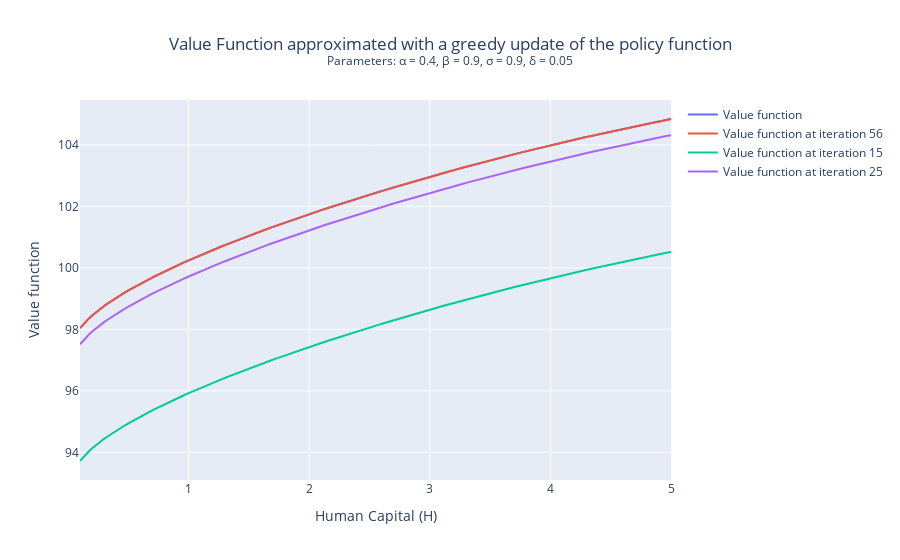

Here is the notebook cell this chart was saved with:
### Code cell
plot_graph(
    variable1=(H_values, V, "Value function"),
    variable2=(H_values, V_improve, f"Value function at iteration {len(V_history)}"),
    variable3=(H_values, V_history[14], "Value function at iteration 15"),
    variable4=(H_values, V_history[24], "Value function at iteration 25"),
    xaxis_title="Human Capital (H)",
    yaxis_title="Value function",
    title="Value Function approximated with a greedy update of the policy function<br><sup>Parameters: α = 0.4, β = 0.9, σ = 0.9, δ = 0.05</sup>",
    showlegend=True
)

### Figure 1 — Plotly figure (JSON) as saved in the notebook; plotly's stock layout.template omitted (floating-point values rounded to 4 significant figures; data arrays with more than 128 entries replaced by an {"elided": "..."} marker saying what was removed)
{"data": [{"mode": "lines", "name": "Value function", "type": "scatter", "x": {"elided": "200 float values"}, "y": {"elided": "200 float values"}}, {"mode": "lines", "name": "Value function at iteration 56", "type": "scatter", "x": {"elided": "200 float values"}, "y": {"elided": "200 float values"}}, {"mode": "lines", "name": "Value function at iteration 15", "type": "scatter", "x": {"elided": "200 float values"}, "y": {"elided": "200 float values"}}, {"mode": "lines", "name": "Value function at iteration 25", "type": "scatter", "x": {"elided": "200 float values"}, "y": {"elided": "200 float values"}}], "layout": {"showlegend": true, "title": {"text": "Value Function approximated with a greedy update of the policy function<br><sup>Parameters: α = 0.4, β = 0.9, σ = 0.9, δ = 0.05</sup>", "x": 0.5, "xanchor": "center"}, "xaxis": {"title": {"text": "Human Capital (H)"}}, "yaxis": {"title": {"text": "Value function"}}}}
